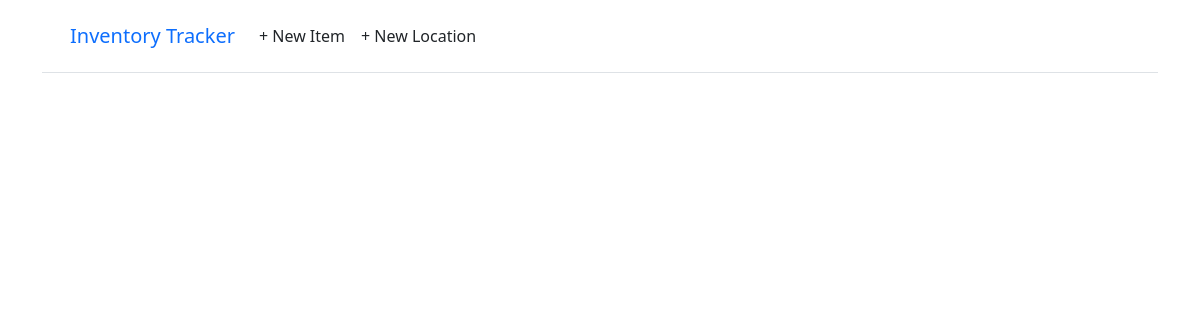
Before: /items/item/list with the older database file.
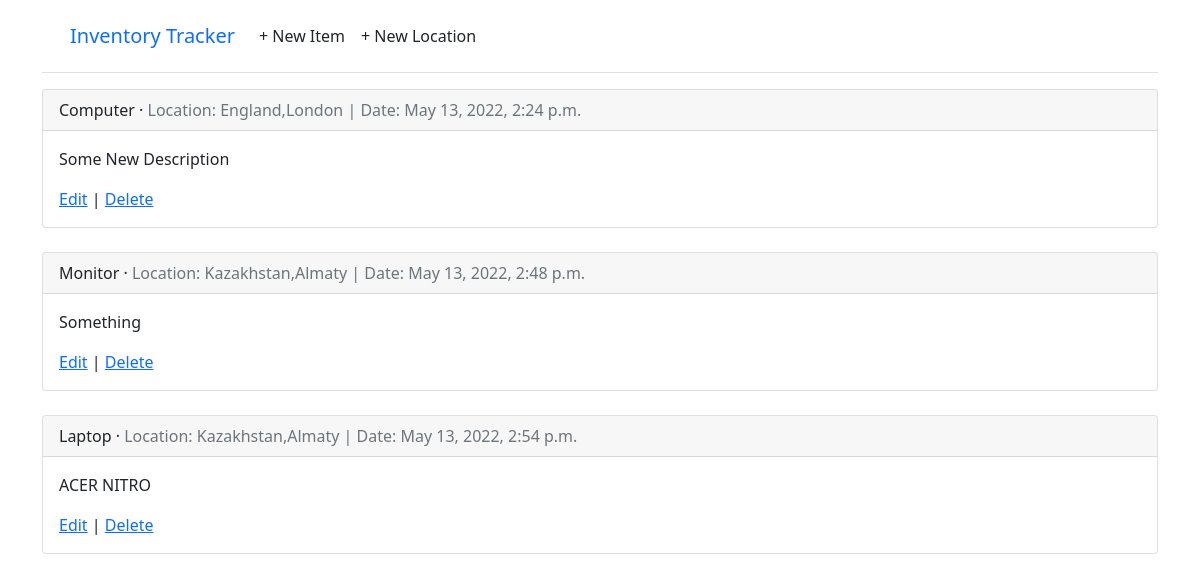
After: the same page with the newer database file.
### items/models.py (models this page shows, shortened)
class Item(models.Model):
    title = models.CharField(max_length=255)
    body = models.TextField()
    date = models.DateTimeField(auto_now_add=True)
    location = models.ForeignKey(
        Warehouse,
        on_delete=models.CASCADE,
    )

class Warehouse(models.Model):
    country = models.CharField(max_length=250)
    town = models.CharField(max_length= 250)
    def __str__(self) -> str:
        return f'{self.country},{self.town}'

### items/views.py (the view)
# urls.py: path('item/list', ItemListView.as_view(), name ='item_list'),
class ItemListView(ListView):
    model = Item
    template_name = 'item_list.html'

### templates/item_list.html (shortened to what this page needs)
{% extends "base.html" %}
{% block content %}
{% for item in item_list %}
  <div class="card">
    <div class="card-header">
      <span class="font-weight-bold">{{ item.title }}</span> &middot;
      <span class="text-muted"> Location: {{ item.location }} |
      Date: {{ item.date }}</span>
    </div>
    <div class="card-body">
        <p>{{ item.body }}</p>
        <a href="{% url 'item_edit' item.pk %}">Edit</a> |
        <a href="{% url 'item_delete' item.pk %}">Delete</a>
    </div>
  </div>
  <br />
{% endfor %}
{% endblock content %}

### templates/base.html (shortened to what this page needs)
<!DOCTYPE html>
<html>
<head>
  <link href="https://cdn.jsdelivr.net/npm/bootstrap@5.1.3/dist/css/bootstrap.min.css" rel="stylesheet">
</head>
<body>
  <div class="container">
    <header class="p-3 mb-3 border-bottom">
      <div class="container">
        <div class="d-flex flex-wrap align-items-center justify-content-center
          justify-content-lg-start">
          <a class="navbar-brand" href="{% url 'home' %}">Inventory Tracker</a>
          <ul class="nav col-12 col-lg-auto me-lg-auto mb-2 justify-content-center
            mb-md-0">
            <li><a href="{% url 'item_new' %}" class="nav-link px-2 link-dark">+ New Item</a></li>
            <li><a href="{% url 'location_new' %}" class="nav-link px-2 link-dark">+ New Location</a></li>
          </ul>
        </div>
      </div>
    </header>
    <main>
      {% block content %}
      {% endblock content %}
    </main>
  </div>
</body>
</html>

Changed rows visible on the page:
added Item: title "Computer", location "England,London", date "May 13, 2022, 2:24 p.m.", body "Some New Description"
added Item: title "Monitor", location "Kazakhstan,Almaty", date "May 13, 2022, 2:48 p.m.", body "Something"
added Item: title "Laptop", location "Kazakhstan,Almaty", date "May 13, 2022, 2:54 p.m.", body "ACER NITRO"
